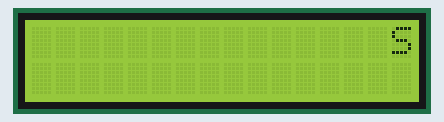
This sketch was run on a simulated Arduino Uno, built with avr-gcc and run on an emulated ATmega328P. Shown: 16×2 character LCD.

Above: at 0.23 s.
At 1.16 s:
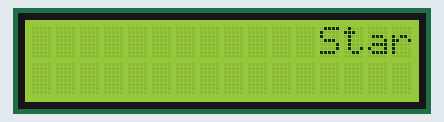
At 2.41 s:
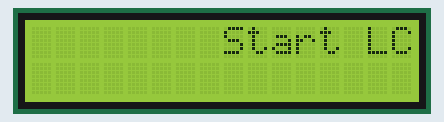
At 3.66 s:
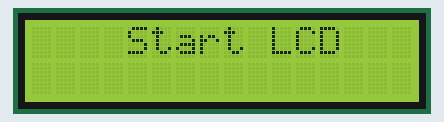
At 4.8 s:
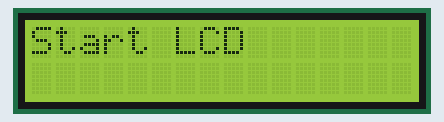
At 6.53 s:
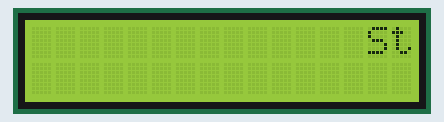

The sketch:

lcd_animation.ino
```cpp
#include <Wire.h>               // I2C 통신을 위한 라이브러리 포함
#include <LiquidCrystal_I2C.h>  // I2C 방식의 LCD를 제어하기 위한 라이브러리 포함

// I2C 주소 설정 (일반적으로 0x27 또는 0x3F 사용)
// 16x2 LCD 모듈 설정 (16 열, 2 행)
LiquidCrystal_I2C lcd(0x27, 16, 2);

void setup() {
  //lCD 초기화
  lcd.init(); // LCD 모듈을 초기화하고 설정된 I2C 주소와 통신 시작
  lcd.backlight(); // LCD 백라이트 켜기
}

void loop() {
  //문자열을 오른쪽에서 왼쪽으로 이동시키는 애니메이션
  for(int position = 15; position >= 0; position--)
  {
    lcd.clear(); //화면을 지움
    lcd.setCursor(position, 0); // 커서를 새로운 위치로 이동
    lcd.print("Start LCD"); //텍스트를 출력
    delay(300); // 지연 시간 (밀리초 단위)
  }
  delay(1000); //문자열이 끝에 도달한 후 잠시 대기
}
```

Measured:
- by itself, everything shown: repeats every 6.0 s, in 16 steps
- what the display in image 4 shows lasts 1.3 s, from 4.8 s to 6.1 s
